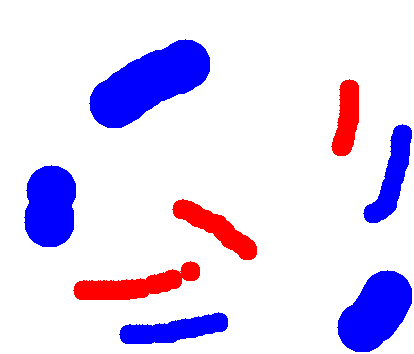
#> input picture samples/bird-seeds.png, 414 x 354 px
$ python GUI_details.py
#> lines starting #> are read from the running program, lines starting #| are printed output that depends on the picture
### src/GUI_main.py
import numpy as np
from pathlib import Path
from PIL import Image, UnidentifiedImageError

import matplotlib.pyplot as plt
from matplotlib.widgets import Button, RadioButtons, TextBox

from parameters import BRUSH_RADIUS, DEFAULT_SIGMA, DEFAULT_LAMBDA
from utilities import prompt_select_file
from mincut_maxflow import SOURCE, SINK, \
    GraphCutFastBFS, \
    GraphCutFastRND, \
    GraphCutAnimateBFS, \
    GraphCutAnimateRND

################################################################################
##### gui colors
NO_COLOR = 0, 0, 0, 0
RED = 255, 0, 0, 255
BLUE = 0, 0, 255, 255

HALF_RED = 255, 0, 0, 128
HALF_BLUE = 0, 0, 255, 128
HALF_BLACK = 0, 0, 0, 128

##### gui flags
MOVE = 0
DRAW = 1
ERASE = 2

# //////////////////////////////////////////////////////////////////////////////
class GUI:
    def __init__(self):
        ##### ATTRIBUTES INITIALIZATION
        self.im_arr = {}
        self.implot = {}

        self.str_sigma = str(DEFAULT_SIGMA)
        self.str_lambda = str(DEFAULT_LAMBDA)

        ##### IMAGE LOADING
        self.path_img = Path(prompt_select_file())
#> the answer given: ../samples/bird-seeds.png

        if not self.path_img.name:
            raise Exception("No image file selected. Exiting...")
        try:
            self.img = Image.open(self.path_img)
#> self.img is the input picture: PIL image 414x354 RGBA; mean R, G, B, A 9.9, 0, 30.7, 40.6
        except UnidentifiedImageError:
            raise Exception(f"Invalid image file '{self.path_img.name}' selected. Exiting...")
        else:
            self.path_base = self.path_img.parent / self.path_img.stem
            self.path_seeds = Path(str(self.path_base) + "-seeds.png")


        ##### GUI INITIALIZATION
        fig = plt.figure()
        self.fleft, self.fright = fig.subfigures(ncols = 2, width_ratios = [8, 2])

        self.ax_left = self.fleft.add_subplot()
        self.ax_dict = self.fright.subplot_mosaic(
            "ab;cc;gg;.e;.f;hp;ij;kl;mn",
            gridspec_kw = dict(wspace = 0, hspace = 0),
        )

        self.fleft.subplots_adjust(bottom = 0.05, top = 0.95)
        self.fright.subplots_adjust(bottom = 0.05, top = 0.95)

        self.load_img(self.img, "main", True)
#> in load_img, `if doBW: img = img.convert('L')`:
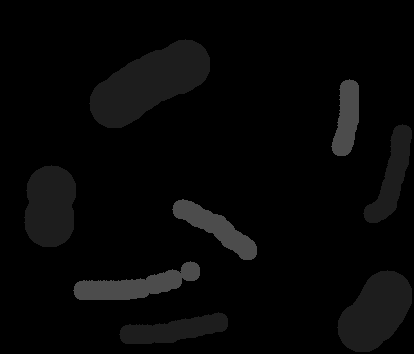
#> img: PIL image 414x354 L; min 0, max 76, mean 6.4

        self.blank = np.zeros((self.h, self.w, 4), dtype = float)
        for key in ("seeds", "ghost", "result", "paths"):
            self.im_arr[key] = np.zeros((self.h, self.w, 4), dtype = np.uint8)
            self.implot[key] = self.ax_left.imshow(self.im_arr[key], vmin = 0, vmax = 255)
#> after the loop, self.im_arr = 5 items; self.implot = 5 items

        self.b_clear_seeds = Button(self.ax_dict['a'], "Clear\nSeeds")
        self.b_load_seeds = Button(self.ax_dict['b'], "Load\nSeeds")
        self.rb_gui_mode = RadioButtons(self.ax_dict['c'], ("OBJ (Z)", "BKG (X)", "Erase (C)", "Nothing (V)"))
        self.tb_sigma = TextBox(self.ax_dict['e'], "Sigma", initial = self.str_sigma)
        self.tb_lambda = TextBox(self.ax_dict['f'], "Lambda", initial = self.str_lambda)
        self.b_save_seeds = Button(self.ax_dict['g'], "Save\nseeds")
        self.b_save_result_obj = Button(self.ax_dict['h'], "Save\nOBJ", color = "0.2")
        self.b_save_result_bkg = Button(self.ax_dict['p'], "Save\nBKG", color = "0.2")
        self.b_cut_fast_bfs = Button(self.ax_dict['i'], "Fast\ncut BFS")
        self.b_cut_fast_rnd = Button(self.ax_dict['j'], "Fast\ncut RND")
        self.b_cut_animate_bfs = Button(self.ax_dict['k'], "Animate\ncut BFS")
        self.b_cut_animate_rnd = Button(self.ax_dict['l'], "Animate\ncut RND")
        self.b_toggle_result = Button(self.ax_dict['m'], "Toggle\nresult", color = "0.2")
        self.b_toggle_paths = Button(self.ax_dict['n'], "Toggle\npaths", color = "0.2")

        self.b_clear_seeds.on_clicked(self.clear_seeds)
        self.b_load_seeds.on_clicked(self.load_seeds)
        self.rb_gui_mode.on_clicked(self.update_guimode)
        self.tb_sigma.on_text_change(self.validate_tb_sigma)
        self.tb_lambda.on_text_change(self.validate_tb_lambda)
        self.b_save_seeds.on_clicked(self.save_seeds)
        self.b_save_result_obj.on_clicked(self.save_result_obj)
        self.b_save_result_bkg.on_clicked(self.save_result_bkg)
        self.b_cut_fast_bfs.on_clicked(self.trigger_cut_fast_bfs)
        self.b_cut_animate_bfs.on_clicked(self.trigger_cut_animate_bfs)
        self.b_cut_fast_rnd.on_clicked(self.trigger_cut_fast_rnd)
        self.b_cut_animate_rnd.on_clicked(self.trigger_cut_animate_rnd)
        self.b_toggle_result.on_clicked(self.toggle_result)
        self.b_toggle_paths.on_clicked(self.toggle_paths)

        self.b_save_result_obj.active = False
        self.b_save_result_bkg.active = False
        self.b_toggle_result.active = False
        self.b_toggle_paths.active = False


        self.brush_radius = BRUSH_RADIUS
        self.pressed = False
        self.colors = {}

        ### start in OBJ mode
        self.update_guimode("OBJ (Z)")
        self.gui_mode = DRAW
        self.firstCut = True
        self.showing_result = False
        self.showing_paths = False

        ### hook keyboard and mouse
        self.cid_press    = self.fleft.canvas.mpl_connect("button_press_event", self.on_click)
        self.cid_motion   = self.fleft.canvas.mpl_connect("motion_notify_event", self.on_motion)
        self.cid_release  = self.fleft.canvas.mpl_connect("button_release_event", self.on_release)
        self.cid_keyboard = self.fleft.canvas.mpl_connect("key_press_event", self.on_key_press)

        self.details_init()
        plt.show()
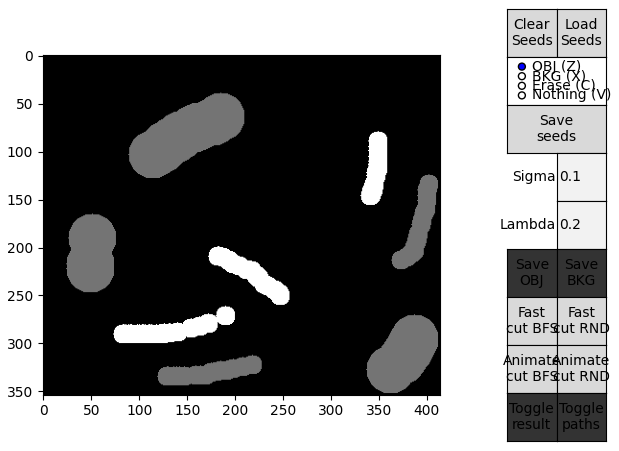
#> figure drawn by matplotlib, 4 panels
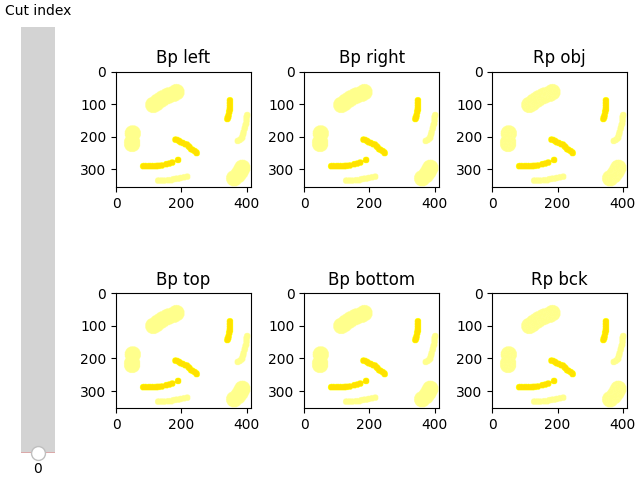
#> figure drawn by matplotlib, 7 panels


    # ++++++++++++++++++++++++++++++++++++++++++++++++++++++++++++++++++++++++++ I/O OPERATIONS
    def load_img(self, img : Image, arr_key : str, doBW : bool):
        if doBW: img = img.convert('L') # open the image in intensity mode (monochromatic)
        arr = np.asarray(img, dtype = np.uint8)

        self.im_arr[arr_key] = arr.copy()
        self.implot[arr_key] = self.ax_left.imshow(arr, cmap = "Greys_r" if doBW else None)

        self.w, self.h = img.size

    # [10 lines left out: function save_masked_img, not called in this run]

    def output_name(self, type : str):
        return f"{self.path_base}-{type}-{'RND' if self.mode_random else 'BFS'}" \
            f"-S{self.str_sigma}-L{self.str_lambda}-cycles_{self.graph_cut.cut_cycle}.png"

    # ++++++++++++++++++++++++++++++++++++++++++++++++++++++++++++++++++++++++++ GUI UTILITIES
    # [45 lines left out: functions get_mouse_coords, draw_pixels, validate_textbox, activate_button, not called in this run]


    # ++++++++++++++++++++++++++++++++++++++++++++++++++++++++++++++++++++++++++ CANVAS UPDATES
    def clear_canvas(self, key):
        self.implot[key].set_data(self.blank)
        self.fleft.canvas.draw_idle()

    def update_canvas(self, key):
        self.implot[key].set_data(self.im_arr[key])
        self.fleft.canvas.draw_idle()

    # [9 lines left out: function update_canvas_cut, not called in this run]

    def clear_ghost(self):
        self.im_arr["ghost"].fill(0)
        self.clear_canvas("ghost")

    def clear_seeds(self, event): # <fright> WIDGET CALLBACK
        self.im_arr["seeds"].fill(0)
        self.clear_canvas("seeds")

    def draw_ghost(self, points):
        self.im_arr["ghost"].fill(0)
        self.draw_pixels("ghost", points)

    def draw_seeds(self, points):
        self.draw_pixels("seeds", points)


    # ++++++++++++++++++++++++++++++++++++++++++++++++++++++++++++++++++++++++++ KEYBOARD EVENT CALLBACKS
    # [9 lines left out: function on_key_press, not called in this run]


    # ++++++++++++++++++++++++++++++++++++++++++++++++++++++++++++++++++++++++++ <fleft> MOUSE EVENT CALLBACKS
    def on_click(self, event):
        self.pressed = True
        self.draw_seeds(self.get_mouse_coords(event))

    # [9 lines left out: function on_motion, not called in this run]

    def on_release(self, event):
        self.pressed = False


    # ++++++++++++++++++++++++++++++++++++++++++++++++++++++++++++++++++++++++++ <fright> WIDGET CALLBACKS
    # [6 lines left out: function load_seeds, not called in this run]

    def update_guimode(self, val):
        if val == "OBJ (Z)":
            self.gui_mode = DRAW
            self.colors["seeds"] = RED
            self.colors["ghost"] = HALF_RED
            return

        if val == "BKG (X)":
            self.gui_mode = DRAW
            self.colors["seeds"] = BLUE
            self.colors["ghost"] = HALF_BLUE
            return

        if val == "Erase (C)":
            self.gui_mode = ERASE
            self.colors["seeds"] = NO_COLOR
            self.colors["ghost"] = HALF_BLACK
            return

        if val == "Nothing (V)":
            self.gui_mode = MOVE
            self.clear_canvas("ghost")

    def validate_tb_sigma(self, val):
        self.validate_textbox("sigma", val)

    def validate_tb_lambda(self, val):
        self.validate_textbox("lambda", val)

    def save_seeds(self, event):
        Image.fromarray(self.im_arr["seeds"], mode = "RGBA").save(self.path_seeds)
        print(f">>> Seeds saved as {self.path_seeds.name}")

    def save_result_obj(self, event):
        self.save_masked_img( self.graph_cut.TREE == SOURCE, self.output_name("OBJ") )

    def save_result_bkg(self, event):
        self.save_masked_img( self.graph_cut.TREE == SINK, self.output_name("BKG") )

    # [69 lines left out: functions trigger_cut_fast_bfs, trigger_cut_fast_rnd, trigger_cut_animate_bfs, trigger_cut_animate_rnd, toggle_result, toggle_paths and 3 more, not called in this run]


    # ++++++++++++++++++++++++++++++++++++++++++++++++++++++++++++++++++++++++++ ABSTRACT METHODS
    def details_init(self): pass
    def details_add_data(self): pass


# //////////////////////////////////////////////////////////////////////////////
# [2 lines that do not run on import are left out]

################################################################################

### src/utilities.py
from tkinter import Tk, filedialog

################################################################################
def prompt_select_file():
    root = Tk()
    root.withdraw()
    filePath = filedialog.askopenfilename(
        initialdir = root,
        title = "Choose an image...",
        filetypes = [ # filetypes supported by Pillow
            ("All files", "*.*"),
            ("BLP", "*.blp"),
            ("BMP image/bmp", "*.bmp"),
            ("BUFR", "*.bufr"),
            ("CUR", "*.cur"),
            ("DCX", "*.dcx"),
            ("DDS", "*.dds"),
            ("DIB image/bmp", "*.dib"),
            ("EPS application/postscript", "*.eps *.ps"),
            ("FITS", "*.fit *.fits"),
            ("FLI", "*.flc *.fli"),
            ("FTEX", "*.ftc *.ftu"),
            ("GBR", "*.gbr"),
            ("GIF image/gif", "*.gif"),
            ("GRIB", "*.grib"),
            ("HDF5", "*.h5 *.hdf"),
            ("ICNS image/icns", "*.icns"),
            ("ICO image/x-icon", "*.ico"),
            ("IM", "*.im"),
            ("IPTC", "*.iim"),
            ("JPEG image/jpeg", "*.jfif *.jpe *.jpeg *.jpg"),
            ("JPEG2000 image/jp2", "*.j2c *.j2k *.jp2 *.jpc *.jpf *.jpx"),
            ("MPEG video/mpeg", "*.mpeg *.mpg"),
            ("MSP", "*.msp"),
            ("PCD", "*.pcd"),
            ("PCX image/x-pcx", "*.pcx"),
            ("PIXAR", "*.pxr"),
            ("PNG image/png", "*.apng *.png"),
            ("PPM image/x-portable-anymap", "*.pbm *.pgm *.pnm *.ppm"),
            ("PSD image/vnd*.adobe*.photoshop", "*.psd"),
            ("SGI image/sgi", "*.bw *.rgb *.rgba *.sgi"),
            ("SUN", "*.ras"),
            ("TGA image/x-tga", "*.icb *.tga *.vda *.vst"),
            ("TIFF image/tiff", "*.tif *.tiff"),
            ("WEBP image/webp", "*.webp"),
            ("WMF", "*.emf *.wmf"),
            ("XBM image/xbm", "*.xbm"),
            ("XPM image/xpm", "*.xpm"),
        ]
    )
    root.destroy()
    return filePath

################################################################################

### src/GUI_details.py
import matplotlib.pyplot as plt
from matplotlib.widgets import Slider

from parameters import CMAP_DETAILS
from GUI_main import GUI

################################################################################
class GUIDetails(GUI):
    def details_init(self):
        self.details_data = []

        self.fig_details = plt.figure(layout = "constrained")
        self.ax_dict_details = self.fig_details.subplot_mosaic("xaabbee;xccddff")
        self.implot_details = {
            "Bp_l" : self.ax_dict_details['a'].imshow(self.im_arr["main"] / 255, vmin = 0, vmax = 1, cmap = CMAP_DETAILS),
            "Bp_r" : self.ax_dict_details['b'].imshow(self.im_arr["main"] / 255, vmin = 0, vmax = 1, cmap = CMAP_DETAILS),
            "Bp_t" : self.ax_dict_details['c'].imshow(self.im_arr["main"] / 255, vmin = 0, vmax = 1, cmap = CMAP_DETAILS),
            "Bp_b" : self.ax_dict_details['d'].imshow(self.im_arr["main"] / 255, vmin = 0, vmax = 1, cmap = CMAP_DETAILS),
            "Rp_obj" : self.ax_dict_details['e'].imshow(self.im_arr["main"] / 128, vmin = 0, vmax = 2, cmap = CMAP_DETAILS),
            "Rp_bkg" : self.ax_dict_details['f'].imshow(self.im_arr["main"] / 128, vmin = 0, vmax = 2, cmap = CMAP_DETAILS),
        }
        self.ax_dict_details['a'].set_title("Bp left")
        self.ax_dict_details['b'].set_title("Bp right")
        self.ax_dict_details['c'].set_title("Bp top")
        self.ax_dict_details['d'].set_title("Bp bottom")
        self.ax_dict_details['e'].set_title("Rp obj")
        self.ax_dict_details['f'].set_title("Rp bck")

        self.sl_details = Slider(
            ax = self.ax_dict_details['x'],
            label = "Cut index", orientation = "vertical",
            valstep = 1, valinit = 0,
            valmin = 0, valmax = 1
        )
        self.sl_details.on_changed(self.details_update_canvas)
        self.sl_details.active = False

    def details_update_canvas(self, data_index):
        for k,data in self.details_data[data_index].items():
            self.implot_details[k].set_data(data)
        self.fig_details.canvas.draw_idle()

    def details_add_data(self):
        self.sl_details.active = True

        mat_Bp_left, mat_Bp_right, mat_Bp_top, mat_Bp_bottom = self.graph_cut.get_arrays_bp()
        mat_Rp_obj, mat_Rp_bkg = self.graph_cut.get_arrays_rp()
        self.details_data.append(dict(
            Bp_l = mat_Bp_left,
            Bp_r = mat_Bp_right,
            Bp_t = mat_Bp_top,
            Bp_b = mat_Bp_bottom,
            Rp_obj = mat_Rp_obj,
            Rp_bkg = mat_Rp_bkg,
        ))

        idx = len(self.details_data) - 1
        if idx > 0:
            self.sl_details.valmax = idx
            self.ax_dict_details['x'].set_ylim(0, idx)
        self.details_update_canvas(idx)
        self.sl_details.set_val(idx)


# //////////////////////////////////////////////////////////////////////////////
if __name__ == "__main__":
    gui = GUIDetails()

################################################################################

$ run again, on samples/realcat-seeds.png
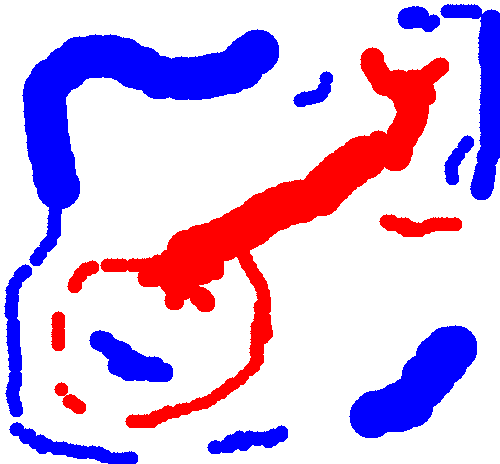
#> input picture samples/realcat-seeds.png, 500 x 464 px
#> in __init__, self.img is the input picture: PIL image 500x464 RGBA; mean R, G, B, A 27.3, 0, 41.4, 68.7
#> in load_img, `if doBW: img = img.convert('L')`:
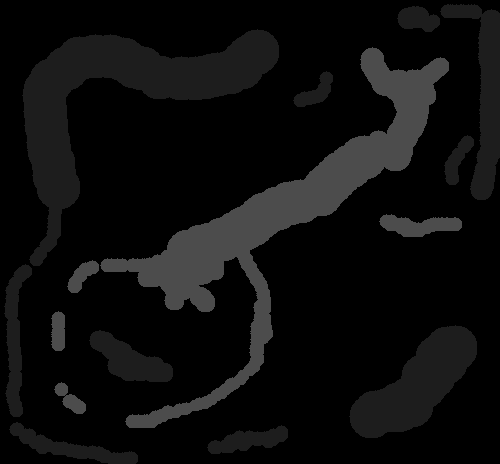
#> img: PIL image 500x464 L; min 0, max 76, mean 12.9
#> after the loop in __init__, `for key in ("seeds", "ghost", "result", "paths"):`: self.im_arr = 5 items
#> in __init__, `plt.show()`:
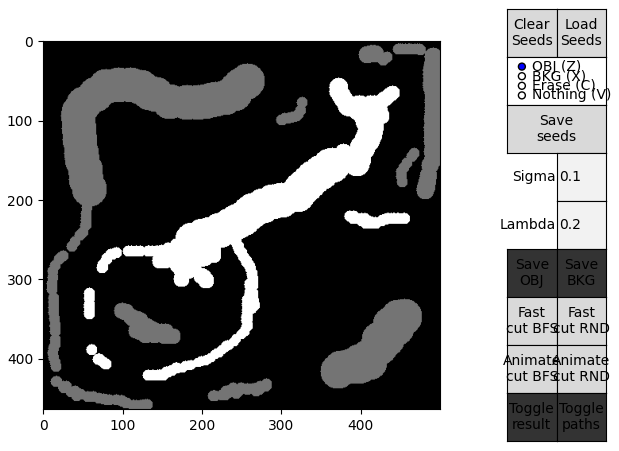
#> figure drawn by matplotlib, 4 panels
